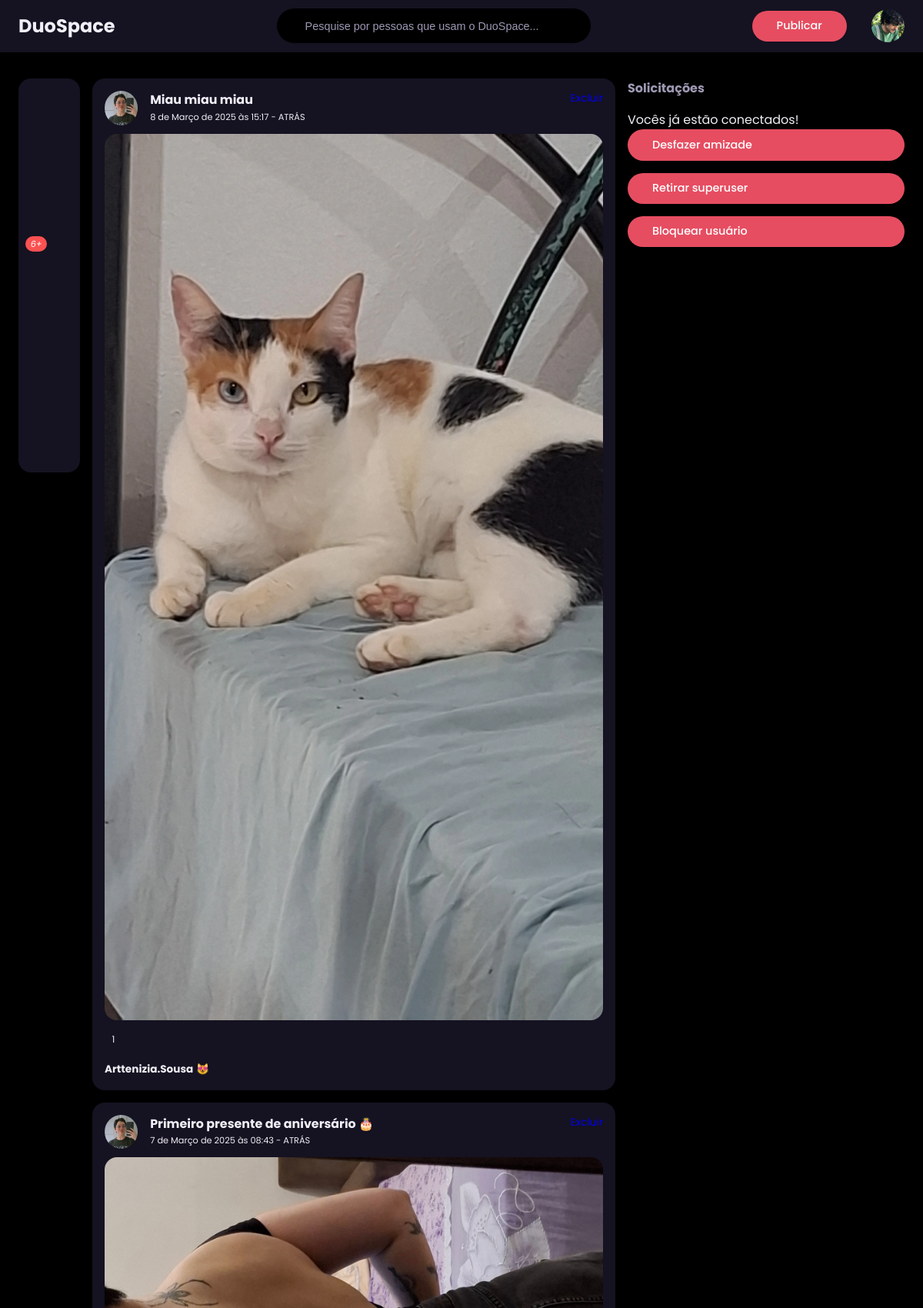
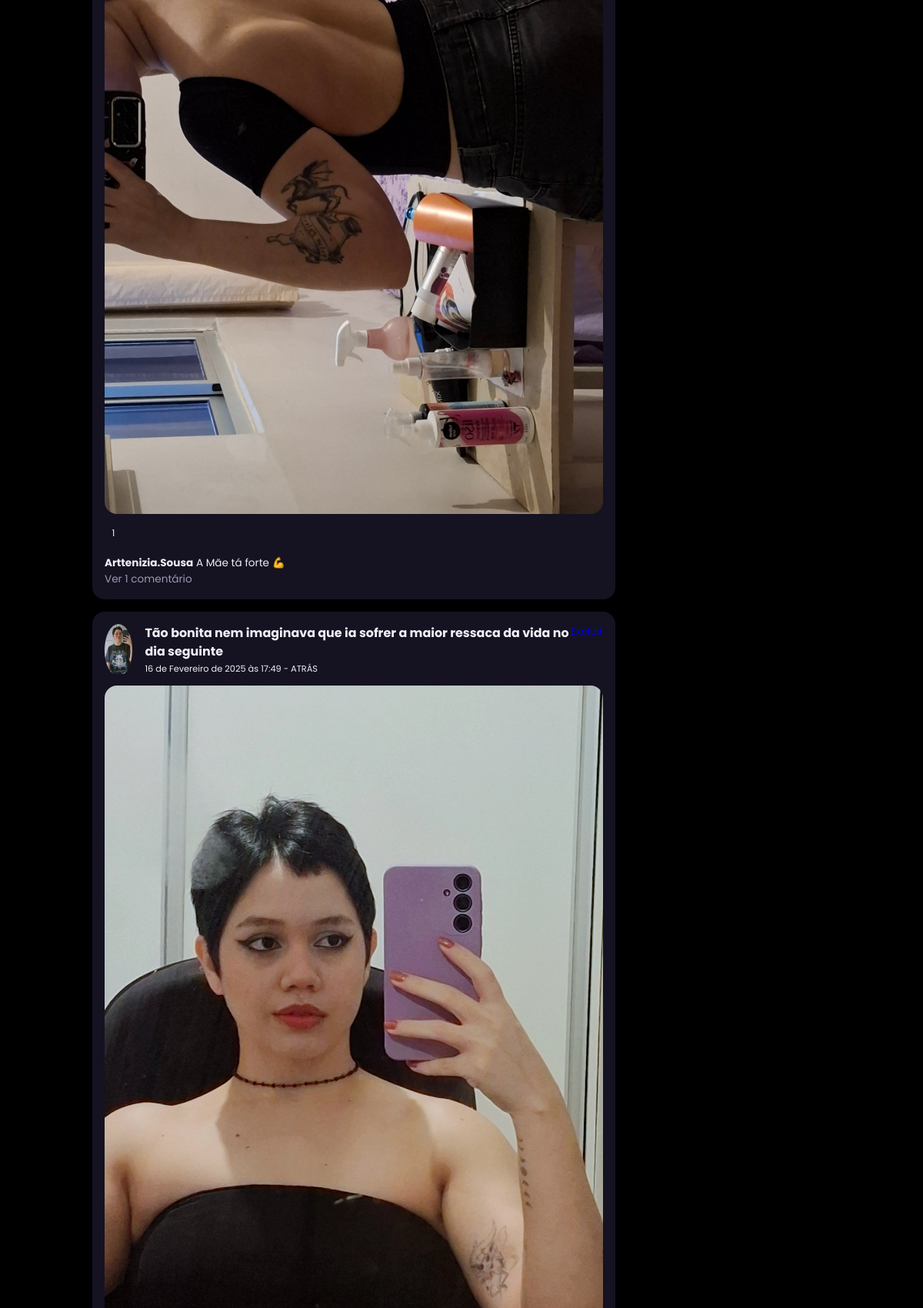
/perfil/2/ (signed in, upper part), run on the app's committed database (2 pictures, top to bottom).
### perfil/models.py (models this page shows, shortened)
class Perfil(models.Model):
    nome = models.CharField(max_length=255, null=False)
    telefone = models.CharField(max_length=15, null= False)
    imagem_perfil = models.ImageField(null=True, blank=True, upload_to='fotoPerfil/')
    imagem_capa = models.ImageField(null=True, blank=True, upload_to='fotocapa/')
    fonte = models.CharField(max_length=10, default='fonte-3')
    cor = models.CharField(max_length=10, default='cor-1')
    background = models.CharField(max_length=10, default='light')
    contatos = models.ManyToManyField('self')
    usuario = models.OneToOneField(User, related_name='perfil', on_delete=models.CASCADE)

class Post(models.Model):
    titulo = models.CharField(max_length=250, null=True, blank=True)
    text = models.TextField(null=True, blank=True)
    data_postagem = models.DateTimeField(auto_now=True)
    perfil = models.ForeignKey(Perfil, on_delete=models.CASCADE, related_name='posts')
    imagem = models.ImageField(null=True, blank=True, upload_to='postagem/')

### vitrine/views.py (the view)
# urls.py: path('perfil/<int:perfil_id>/', exibir_perfil, name='exibir'),
@login_required(login_url='login')
def exibir_perfil(request, perfil_id):
    perfil = Perfil.objects.get(id=perfil_id)
    context = {}
    context['cor_perfil'] = perfil.cor
    context['cor'] = request.user.perfil.cor
    context['fonte_perfil'] = perfil.fonte
    context['fonte'] = request.user.perfil.fonte
    context['background_perfil'] = perfil.background
    context['background'] = request.user.perfil.background
    context['perfil'] = Perfil.objects.get(id=perfil_id)
    context['perfil_logado'] = perfil_logado = request.user.perfil
    context['ja_eh_contato'] = context['perfil_logado'].contatos.filter(id=context['perfil'].id)
    context['timeline'] = context['perfil'].posts.all().order_by('-data_postagem')
    return render(request, 'perfil.html', context)

### vitrine/views.py (called while the page is built)
def numero_notificacoes(request):
    if request.user.is_authenticated:
        perfil = request.user.perfil
        notificacoes_nao_lidas = Notificacao.objects.filter(perfil_notificado=perfil, lida=False).count()
    else:
        notificacoes_nao_lidas = 0
    return {'notificacoes_nao_lidas': notificacoes_nao_lidas}

### vitrine/templates/perfil.html (shortened to what this page needs)
{% load static %}
<!DOCTYPE html>
<html lang="pt-br" style="
{% if background_perfil == 'light' %}
--light-colour-lightness: 95%; --white-colour-lightness: 100%; --dark-colour-lightness: 15%;
{% elif background_perfil == 'dim' %}
--light-colour-lightness: 15%; --white-colour-lightness: 20%; --dark-colour-lightness: 95%;
{% else %}
--light-colour-lightness: 0%; --white-colour-lightness: 10%; --dark-colour-lightness: 95%;
{% endif %}
{% if fonte_perfil == 'fonte-1' %}
----sticky-top-left: 5.4rem; ----sticky-top-right: 5.4rem; font-size: 10px;
{% elif fonte_perfil == 'fonte-2' %}
----sticky-top-left: 5.4rem; ----sticky-top-right: -7rem; font-size: 13px;
{% elif fonte_perfil == 'fonte-3' %}
----sticky-top-left: -2rem; ----sticky-top-right: -17rem; font-size: 16px;
{% elif fonte_perfil == 'fonte-4' %}
----sticky-top-left: -5rem; ----sticky-top-right: -25rem; font-size: 19px;
{% else %}
----sticky-top-left: -12rem; ----sticky-top-right: -35rem; font-size: 22px;
{% endif %}
{% if cor_perfil == 'cor-1' %}
--primary-colour-hue: 252;
{% elif cor_perfil == 'cor-2' %}
--primary-colour-hue: 52;
{% elif cor_perfil == 'cor-3' %}
--primary-colour-hue: 352;
{% elif cor_perfil == 'cor-4' %}
--primary-colour-hue: 152;
{% else %}
--primary-colour-hue: 202;
{% endif %}
;">
<head>
    <link rel="stylesheet" href="{% static 'assets/css/style.css' %}">
    <link rel="stylesheet" href="https://unicons.iconscout.com/release/v2.1.6/css/unicons.css">
    <link href='https://unpkg.com/boxicons@2.1.4/css/boxicons.min.css' rel='stylesheet'>
</head>
<body>
    <nav>
        <div class="container">
            <div class="logo">
                <a href="{% url 'index' %}" id="link-logo">
                    <h2 class="log">
                        DuoSpace
                    </h2>
                </a>
            </div>
            <form method="POST" action="{% url 'buscar_usuario' %}" class="search-bar">
                <input type="search" name="busca" placeholder="Pesquise por pessoas que usam o DuoSpace...">
            </form>
            <div class="create">
                <label class="btn btn-primary" for="create post" id="open-post-modal">Publicar</label>
                <form action="" method="post" enctype="multipart/form-data" id="upload-avatar">
                    <div for="imagem_perfil" class="profile-photo">
                        <label for="imagem_perfil">
                            <img src="{% if perfil_logado.imagem_perfil %}/images/{{ perfil_logado.imagem_perfil }}{% else %}{% static 'assets/images/img/user.png' %}{% endif %}"
                                alt="Foto de perfil" id="preview-imagem" style="cursor: pointer;">
                        </label>
                    </div>
                </form>
            </div>
        </div>
    </nav>
    <main>
        <div class="container">
            <div class="left">
                <div class="sidebar">
                    <a class="menu-item {{active_home}}" href="{% url 'index' %}" id="home">
                        <span></span>
                    </a>
                    <a class="menu-item">
                        <span></span>
                    </a>
                    <a class="menu-item" id="notifications">
                        <span></span>
                    </a>
                    <a class="menu-item" id="messages-notification">
                        <span><i class="uil uil-envelope"><small class="notification-count">6+</small></i></span>
                    </a>
                    <a href="{% url 'marcados' %}" class="menu-item {{active_marcados}}" id="salvos">
                        <span></span>
                    </a>
                    <a class="menu-item">
                        <span></span>
                    </a>
                    <a class="menu-item" id="theme">
                        <span></span>
                    </a>
                    <a class="menu-item">
                        <span></span>
                    </a>
                </div>
            </div>
            <div class="middle">
                <div class="feeds">
                    {% if timeline %}
                    {% for post in timeline %}
                    <div class="feed">
                        <div class="head">
                            <div class="user">
                                <div class="profile-photo">
                                    <img src="{% if post.perfil.imagem_perfil %} /images/{{ post.perfil.imagem_perfil }} {% else %} {% static '/assets/images/img/user.png' %} {% endif %}"
                                        alt="Usuário">
                                </div>
                                <div class="ingo">
                                    <h3>{{ post.titulo }}</h3>
                                    <small>{{ post.data_postagem }} - <span class="capitalise">{{ post.tempo_decorrido }}
                                            atrás</span></small>
                                </div>
                            </div>
                            {% if perfil_logado.usuario.is_superuser %}
                            <div class="dropdown-menu" id="dropdown-{{ post.id }}">
                                <a href="{% url 'delete_postagem' post.id %}">Excluir</a>
                            </div>
                            {% endif %}
                        </div>
                        <div class="photo">
                            {% if post.imagem %}
                            <img src="/images/{{ post.imagem }}" alt="Post imagem">
                            {% endif %}
                        </div>
                        <div class="action-buttons">
                            <div class="interaction-buttons">
                                <small style="font-size: 0.9rem;"><sup class="like-count">{{ post.curtidas.count }}</sup></small>
                            </div>
                        </div>
                        <div class="caption">
                            <p><b>{{ post.perfil.nome }}</b> {{ post.text }}
                        </div>
                        {% if post.comentarios.count == 1 %}
                        <div class="comments text-muted open-view-comentario-modal" data-post-id="{{ post.id }}">
                            Ver {{ post.comentarios.count }} comentário
                        </div>
                        {% elif post.comentarios.count > 1 %}
                        <div class="comments text-muted open-view-comentario-modal" data-post-id="{{ post.id }}">
                            Ver todos os {{ post.comentarios.count }} comentários
                        </div>
                        {% endif %}
                    </div>
                    {% endfor %}
                    {% endif %}
                </div>
            </div>
            <div class="right">
                <div class="friend-requests">
                    <h4>Solicitações</h4>
                    {% if ja_eh_contato %}
                    <p class="px-2 py-3 text-center">Vocês já estão conectados!</p>
                    {% endif %}
                    {% if ja_eh_contato %}
                    <div class="action" style="gap: 1rem;display: flex;flex-direction: column;">
                        <a href="{% url 'desfazer_amizade' perfil.id %}" class="btn btn-primary">
                            Desfazer amizade
                        </a>
                        {% if perfil_logado.usuario.is_superuser %}
                        {% if perfil.usuario.is_superuser %}
                        <a href="" class="btn btn-primary">Retirar superuser</a>
                        {% else %}
                        <a href="" class="btn btn-primary">Tornar superuser</a>
                        {% endif %}
                        {% if perfil.usuario.is_active %}
                        <a href="" class="btn btn-primary">Bloquear usuário</a>
                        {% else %}
                        <a href="" class="btn btn-primary">Desbloquear usuário</a>
                        {% endif %}
                        {% endif %}
                    </div>
                    {% else %}
                    <a href="{% url 'convidar' perfil.id %}" class="btn btn-primary">Convidar</a>
                    {% endif %}
                </div>
            </div>
        </div>
    </main>
</body>
</html>

### core/static/assets/css/style.css (style rules this page uses)
:root { --primary-colour-hue: 252; --dark-colour-lightness: 17%; --light-colour-lightness: 95%; --white-colour-lightness: 100%; --colour-white: hsl(252, 30%, var(--white-colour-lightness)); --colour-light: hsl(252, 30%, var(--light-colour-lightness)); --colour-gray: hsl(252, 15%, 65%); --colour-primary: hsl(var(--primary-colour-hue), 75%, 60%); --colour-secondary: hsl(252, 100%, 90%); --colour-sucess: hsl(120, 95%, 65%); --colour-danger: hsl(0, 95%, 65%); --colour-dark: hsl(252, 30%, var(--dark-colour-lightness)); --colour-black: hsl(252, 30%, 10%); --border-radius: 2rem; --card-border-radius: 1rem; --btn-padding: 0.6rem 2rem; --search-padding: 0.6rem 1rem; --card-padding: 1rem; --sticky-top-left: 5.4rem; --sticky-top-right: -18rem; }
*, *::before, *::after { padding: 0; margin: 0; outline: 0; box-sizing: border-box; text-decoration: none; list-style: none; border: none; }
body { font-family: "Poppins", sans-serif; color: var(--colour-dark); background: var(--colour-light); overflow-x: hidden; }
.container { width: 80%; margin: 0 auto; }
.profile-photo { width: 2.7rem; aspect-ratio: 1/1; border-radius: 50%; overflow: hidden; }
img { display: block; width: 100%; }
.btn { display: inline-block; padding: var(--btn-padding); font-weight: 500; border-radius: var(--border-radius); cursor: pointer; transition: all 300ms ease; font-size: 0.9rem; }
.btn-primary { background: var(--colour-primary); color: #FFFFFF; }
.text-muted { color: var(--colour-gray); }
nav { width: 100%; background: var(--colour-white); padding: 0.7rem 0; position: fixed; top: 0; z-index: 10; }
nav .container { display: flex; align-items: center; justify-content: space-between; }
nav .logo { display: flex; align-items: center; }
#link-logo { text-decoration: none; color: var(--colour-dark); }
.search-bar { display: flex; background: var(--colour-light); border-radius: var(--border-radius); padding: var(--search-padding); }
.search-bar input[type="search"] { background: transparent; width: 30vw; margin-left: 1rem; font-size: 0.9rem; color: var(--colour-dark); }
nav .search-bar input { padding: 5px; border-radius: 5px; margin-left: 5px; }
nav .search-bar input[type="search"]::placeholder { color: var(--colour-gray); }
nav .create { display: flex; align-items: center; gap: 2rem; }
main { position: relative; top: 5.4rem; }
main .container { display: grid; grid-template-columns: 18vw auto 20vw; column-gap: 2rem; position: relative; }
main .container .left { height: max-content; position: sticky; top: var(--sticky-top-left); z-index: 1; }
.left .sidebar { margin-top: 1rem; background: var(--colour-white); border-radius: var(--card-border-radius); }
.left .sidebar a { text-decoration: none; display: -webkit-box; gap: .5rem; }
.left .sidebar .menu-item { display: flex; align-items: center; height: 4rem; cursor: pointer; transition: all 300ms ease; position: relative; }
.left .sidebar i { font-size: 1.4rem; color: var(--colour-gray); margin-left: 2rem; position: relative; }
.left .sidebar i .notification-count { background: var(--colour-danger); color: #FFFFFF; font-size: 0.7rem; width: fit-content; border-radius: 0.8rem; padding: 0.1rem 0.4rem; position: absolute; top: -0.2rem; right: -0.3rem; }
.middle .feeds .feed { background: var(--colour-white); border-radius: var(--card-border-radius); padding: var(--card-padding); margin: 1rem 0; font-size: 0.85rem; line-height: 1.5; }
.middle .feeds .head { display: flex; justify-content: space-between; }
.middle .feeds .user { display: flex; gap: 1rem; }
.feed { position: relative; }
.middle .feeds .photo { border-radius: var(--card-border-radius); overflow: hidden; margin: 0.7rem 0; }
.capitalise { text-transform: uppercase; }
.middle .feeds .action-buttons { display: flex; justify-content: space-between; align-items: center; font-size: 1.4rem; margin: 0.6rem; }
main .container .right { height: max-content; position: sticky; top: var(--sticky-top-right); bottom: 0; }
.right .friend-requests { margin-top: 1rem; }
.right .friend-requests h4 { color: var(--colour-gray); margin: 1rem 0; }
@media screen and (max-width: 1200px) { .container { width: 96%; } }
@media screen and (max-width: 1200px) { main .container { grid-template-columns: 5rem auto 30vw; gap: 1rem; } }
@media screen and (max-width: 1200px) { .left { width: 5rem; z-index: 5; } }
@media screen and (max-width: 1200px) { .left .sidebar a { display: block; } }

### data on the page
Perfil: imagem_perfil (picture)
Post: perfil.imagem_perfil (picture), titulo "Miau miau miau", data_postagem "8 de Março de 2025 às 15:17", imagem (picture), curtidas.count "1", perfil.nome "Arttenizia.Sousa", text "😻"
Post: perfil.imagem_perfil (picture), titulo "Primeiro presente de aniversário 🎂", data_postagem "7 de Março de 2025 às 08:43", imagem (picture), curtidas.count "1", perfil.nome "Arttenizia.Sousa", text "A Mãe tá forte 💪", comentarios.count "1"
Post: perfil.imagem_perfil (picture), titulo "Tão bonita nem imaginava que ia sofrer a maior ressaca da vida no dia seguinte", data_postagem "16 de Fevereiro de 2025 às 17:49", imagem (picture)
